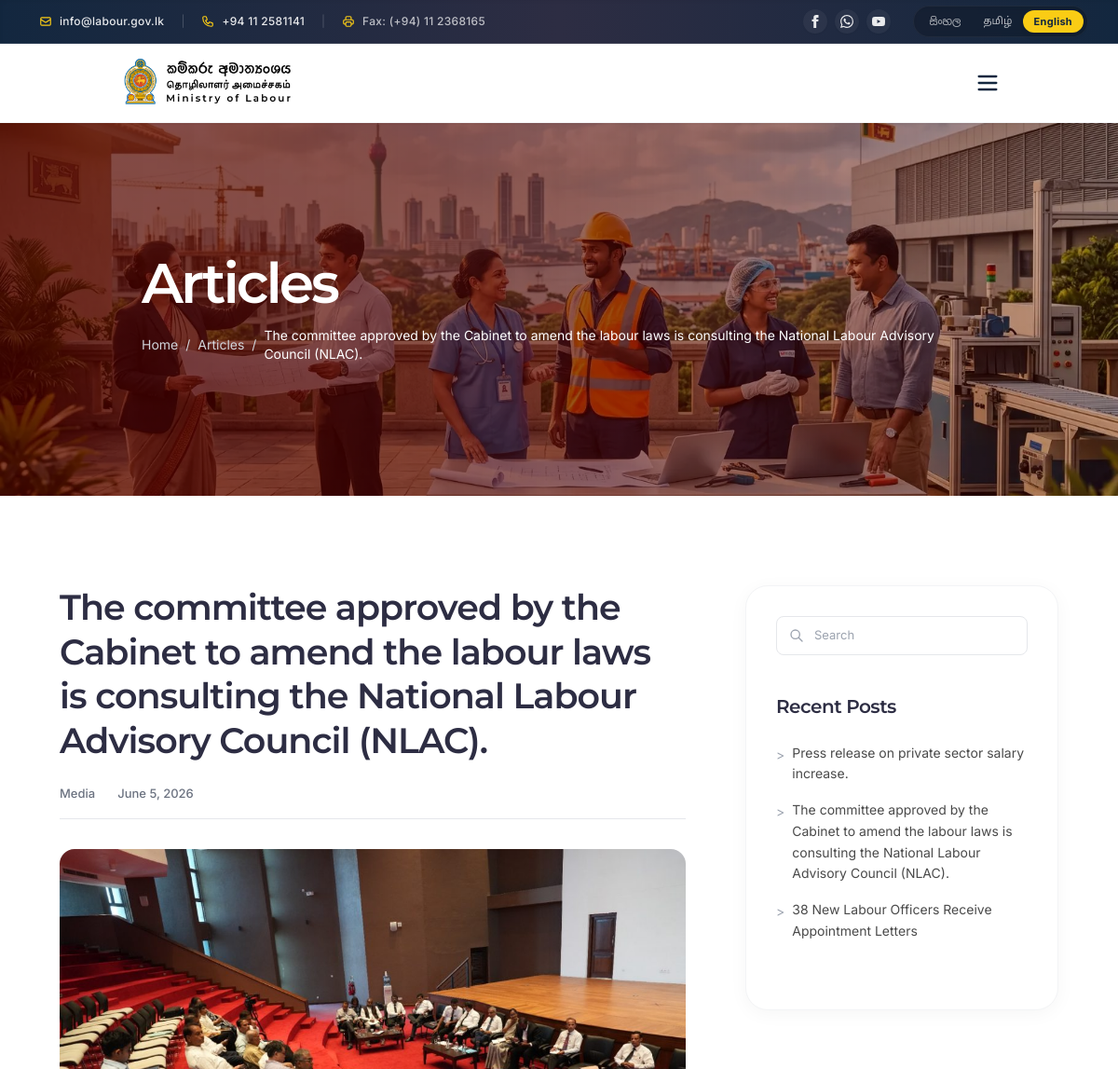
The app's page /article/2 (upper part), older data.
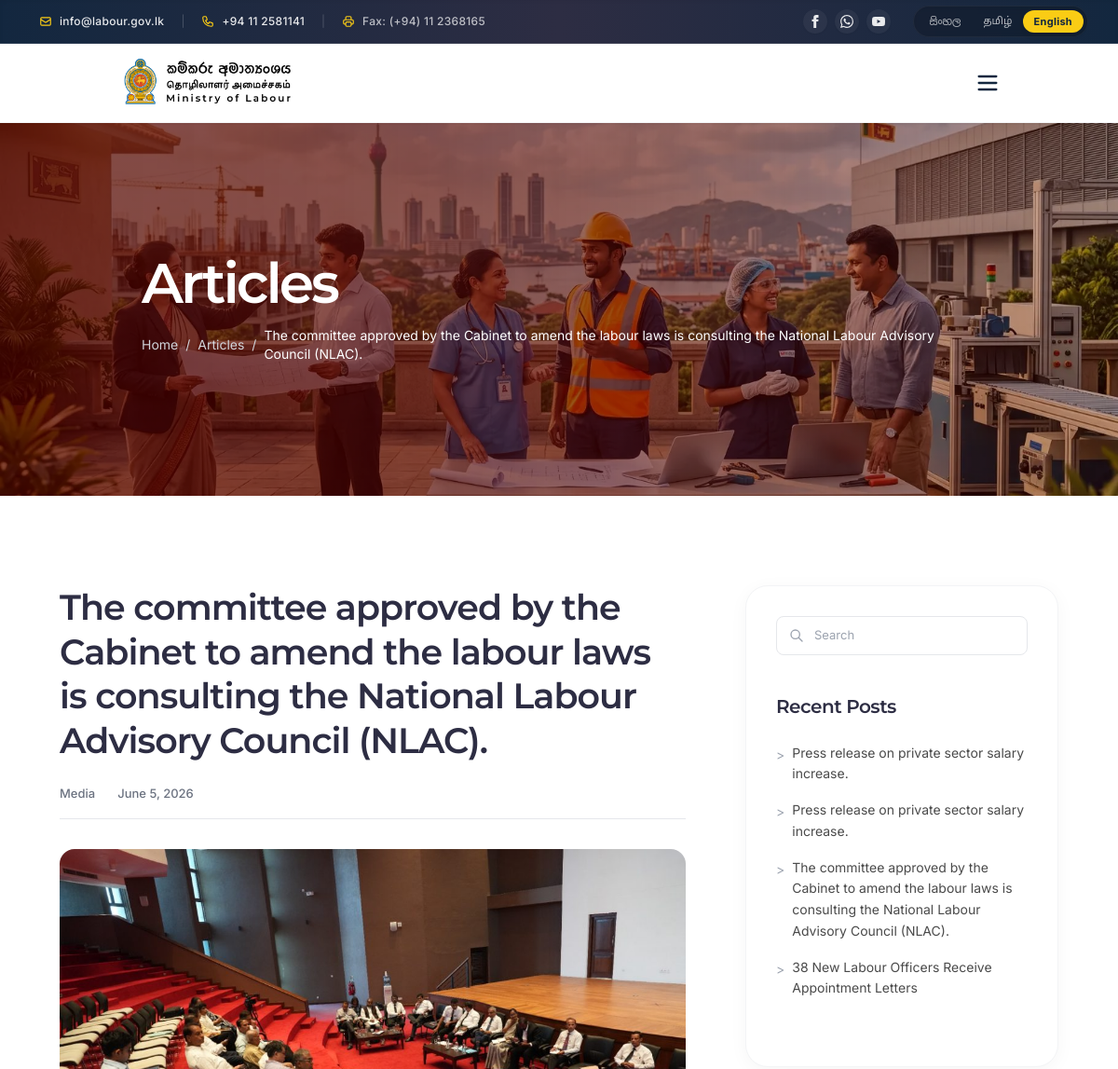
The same page, newer data.
### tables this page shows
CREATE TABLE `articles` (
  `id` int(11) NOT NULL AUTO_INCREMENT,
  `title` varchar(255) NOT NULL,
  `title_si` varchar(255) DEFAULT NULL,
  `title_ta` varchar(255) DEFAULT NULL,
  `category` varchar(50) NOT NULL,
  `publish_date` date DEFAULT NULL,
  `content` longtext NOT NULL,
  `content_si` longtext DEFAULT NULL,
  `content_ta` longtext DEFAULT NULL,
  `cover_image` varchar(255) DEFAULT NULL,
  `tags` varchar(255) DEFAULT NULL,
  `language` varchar(20) NOT NULL DEFAULT 'english',
  `visibility` enum('public','private','hidden') NOT NULL DEFAULT 'public',
  `is_featured` tinyint(1) NOT NULL DEFAULT 0,
  `is_special_notice` tinyint(1) NOT NULL DEFAULT 0,
  `status` enum('Draft','Published') NOT NULL DEFAULT 'Draft',
  `author_id` int(11) DEFAULT NULL,
  `created_at` timestamp NULL DEFAULT current_timestamp(),
  `updated_at` timestamp NULL DEFAULT current_timestamp() ON UPDATE current_timestamp(),
  PRIMARY KEY (`id`),
  KEY `author_id` (`author_id`),
  CONSTRAINT `articles_ibfk_1` FOREIGN KEY (`author_id`) REFERENCES `admins` (`id`) ON DELETE SET NULL
);

### article.php (the view, shortened to what the changed rows need)
<?php
require_once 'admin/includes/db.php';
$id = isset($_GET['id']) ? (int)$_GET['id'] : 0;
$stmt = $pdo->prepare("SELECT n.*, a.name as author_name FROM articles n LEFT JOIN admins a ON n.author_id = a.id WHERE n.id = ? AND n.status = 'Published'");
$stmt->execute([$id]);
$article = $stmt->fetch();
$recentPostsRaw = $pdo->query("SELECT * FROM articles WHERE status = 'Published' ORDER BY created_at DESC LIMIT 10")->fetchAll();
$recentPosts = [];
foreach ($recentPostsRaw as $post) {
    $recentPosts[] = $post;
}
$page_title = 'Articles';
$breadcrumbs = [
    ['label' => 'Articles', 'url' => 'articles'],
    ['label' => htmlspecialchars($article['title'])]
];
include 'includes/header.php';
include 'includes/sub-hero.php';
?>
<section class="py-16 md:py-24 px-4 md:px-16 bg-white">
    <div class="container mx-auto max-w-[1400px]">
        <div class="flex flex-col lg:flex-row gap-8 lg:gap-16">
            <div class="w-full lg:w-2/3">
                <h2 class="text-3xl md:text-[38px] font-semibold font-montserrat text-[#2D2D43] mb-6 leading-tight notranslate">
                    <?= htmlspecialchars($article['title']) ?>
                </h2>
                <div class="flex items-center gap-6 text-[13px] font-inter text-gray-500 font-medium mb-8 pb-4 border-b border-gray-200">
                    <span><?= htmlspecialchars($article['category']) ?></span>
                    <span><?= date('F j, Y', strtotime($article['created_at'])) ?></span>
                </div>
                <?php if (!empty($article['cover_image']) && file_exists('admin/' . $article['cover_image'])): ?>
                <div class="mb-10 rounded-2xl overflow-hidden shadow-sm cursor-pointer group">
                    <a data-fslightbox="gallery" href="admin/<?= htmlspecialchars($article['cover_image']) ?>" class="block w-full h-full">
                        <img loading="lazy" src="admin/<?= htmlspecialchars($article['cover_image']) ?>" alt="<?= htmlspecialchars($article['title']) ?>" class="w-full h-auto object-cover max-h-[500px] hover:scale-105 transition-transform duration-500">
                    </a>
                </div>
                <?php endif; ?>
            </div>
            <div class="w-full lg:w-1/3">
                <div class="border border-gray-100 rounded-3xl p-8 sticky top-32 bg-white shadow-[0_4px_20px_rgb(0,0,0,0.04)]">
                    <div class="mb-10">
                        <ul class="space-y-4">
                            <?php foreach ($recentPosts as $post): ?>
                            <li>
                                <a href="article/<?= $post['id'] ?>" class="flex text-[14px] text-[#4A4A4A] font-inter hover:text-secondary transition-colors leading-relaxed group">
                                    <span class="mr-2 text-gray-400 group-hover:text-secondary transition-colors mt-0.5">&gt;</span>
                                    <span class="notranslate"><?= htmlspecialchars($post['title']) ?></span>
                                </a>
                            </li>
                            <?php endforeach; ?>
                        </ul>
                    </div>
                </div>
            </div>
        </div>
    </div>
</section>
<?php include 'includes/footer.php'; ?>

### includes/sub-hero.php (shortened to what the changed rows need)
<section class="relative h-[300px] md:h-[400px] flex items-center bg-primary overflow-hidden">
    <div class="relative z-10 container mx-auto px-4 md:px-16 text-white w-full">
        <h1 class="text-4xl md:text-5xl lg:text-6xl font-semibold font-montserrat mb-4 leading-none tracking-tighter <?php echo isset($title_classes) ? $title_classes : ''; ?>">
            <?php echo isset($page_title) ? $page_title : 'Ministry of Labour'; ?>
        </h1>
        <div class="flex items-center text-[13px] md:text-sm font-inter text-gray-300">
            <a href="home" class="hover:text-white transition-colors">Home</a>
            <?php
            if (isset($breadcrumbs) && is_array($breadcrumbs)) {
                foreach ($breadcrumbs as $index => $crumb) {
                    echo '<span class="mx-2">/</span>';
                    if ($index === count($breadcrumbs) - 1) {
                        echo '<span class="text-white">' . htmlspecialchars($crumb['label']) . '</span>';
                    } else {
                        if (isset($crumb['url'])) {
                            echo '<a href="' . htmlspecialchars($crumb['url']) . '" class="hover:text-white transition-colors">' . htmlspecialchars($crumb['label']) . '</a>';
                        } else {
                            echo '<span class="hover:text-white transition-colors cursor-pointer">' . htmlspecialchars($crumb['label']) . '</span>';
                        }
                    }
                }
            } else if (isset($page_title)) {
                 echo '<span class="mx-2">/</span>';
                 echo "\n            ";
                 echo '<span class="text-white">' . htmlspecialchars($page_title) . '</span>';
                 echo "\n";
            }
            ?>
        </div>
    </div>
</section>

Row changes from the older to the newer data that the page shows:
added articles: title "Press release on private sector salary increase."
